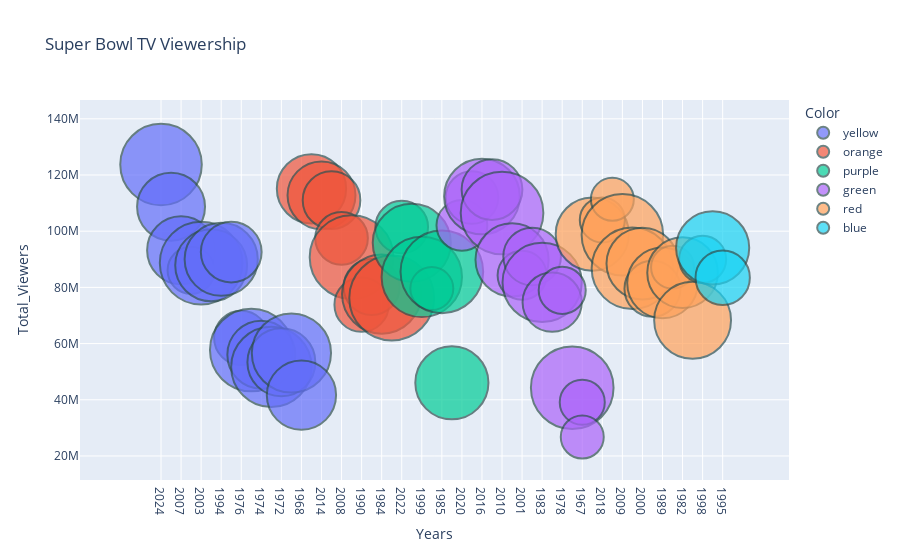

Notebook code cell kept with this figure:
### Code cell
import pandas as pd
import plotly.express as px
import numpy as np

# Sample DataFrame
bubble_chart_data = {
    'Total_Viewers': ['123,714,000', '115,096,000', '101,470,000', '95,877,000', '102,086,000', '98,950,000',
                      '104,016,000', '111,973,000', '112,336,000', '114,810,000', '112,752,000', '108,693,000',
                      '111,346,000', '111,041,000', '106,476,000', '98,732,000', '97,448,000', '93,184,000',
                      '90,745,000', '86,072,000', '89,795,000', '88,637,000', '86,801,000', '84,335,000',
                      '88,465,000', '83,720,000', '90,000,000', '87,870,000', '94,080,000', '83,420,000',
                      '90,000,000', '90,990,000', '79,590,000', '79,510,000', '73,852,000', '81,590,000',
                      '80,140,000', '87,190,000', '92,570,000', '85,530,000', '77,620,000', '81,770,000',
                      '85,240,000', '68,290,000', '76,240,000', '74,740,000', '78,940,000', '62,050,000',
                      '57,710,000', '56,050,000', '51,700,000', '53,320,000', '56,640,000', '46,040,000',
                      '44,270,000', '41,660,000', '39,120,000', '26,750,000', '24,430,000'],
    
    'Years': ['2024', '2023', '2022', '2021', '2020', '2019', 
             '2018', '2017', '2016', '2015', '2014', '2013', 
             '2012', '2011', '2010', '2009', '2008', '2007', 
             '2006', '2005', '2004', '2003', '2002', '2001', 
             '2000', '1999', '1998', '1997', '1996', '1995', 
             '1994', '1993', '1992', '1991', '1990', '1989', 
             '1988', '1987', '1986', '1985', '1984', '1983', 
             '1982', '1981', '1980', '1979', '1978', '1976', 
             '1975', '1974', '1973', '1972', '1971', '1970', 
             '1969', '1968', '1967', '1967']
}

# Ensure both lists have the same length
bubble_chart_data['Total_Viewers'] = bubble_chart_data['Total_Viewers'][:len(bubble_chart_data['Years'])]

# Create DataFrame
bubble_chart_df = pd.DataFrame(bubble_chart_data)

# Convert 'Total_Viewers' to numeric by removing commas
bubble_chart_df['Total_Viewers'] = pd.to_numeric(bubble_chart_df['Total_Viewers'].str.replace(',', ''), errors='coerce')

# Create size and color columns
bubble_chart_df['Size'] = np.random.randint(10, 40, size=len(bubble_chart_df))  # Random sizes between 10 and 40
bubble_chart_df['Color'] = np.random.choice(['red', 'blue', 'green', 'orange', 'purple', 'yellow'], size=len(bubble_chart_df))  # Random colors

# Create the bubble chart
fig = px.scatter(bubble_chart_df, x='Years', y='Total_Viewers', size='Size', color='Color', 
                 title='Super Bowl TV Viewership', hover_name='Years', 
                 size_max=60)  # Adjust size_max for maximum bubble size

# Customize appearance
fig.update_traces(marker=dict(line=dict(width=2, color='DarkSlateGrey')))

# Show the chart
fig.show()

### Figure 1 — Plotly figure (JSON) as saved in the notebook; plotly's stock layout.template omitted (floating-point values rounded to 4 significant figures)
{"data": [{"hovertemplate": "<b>%{hovertext}</b><br><br>Color=yellow<br>Years=%{x}<br>Total_Viewers=%{y}<br>Size=%{marker.size}<extra></extra>", "hovertext": ["2024", "2013", "2007", "2005", "2003", "1997", "1994", "1986", "1976", "1975", "1974", "1973", "1972", "1971", "1968"], "legendgroup": "yellow", "marker": {"color": "#636efa", "line": {"color": "DarkSlateGrey", "width": 2}, "size": [36, 25, 25, 12, 37, 28, 29, 20, 16, 37, 25, 35, 25, 34, 26], "sizemode": "area", "sizeref": 0.01083, "symbol": "circle"}, "mode": "markers", "name": "yellow", "orientation": "v", "showlegend": true, "type": "scatter", "x": ["2024", "2013", "2007", "2005", "2003", "1997", "1994", "1986", "1976", "1975", "1974", "1973", "1972", "1971", "1968"], "xaxis": "x", "y": [123714000, 108693000, 93184000, 86072000, 88637000, 87870000, 90000000, 92570000, 62050000, 57710000, 56050000, 51700000, 53320000, 56640000, 41660000], "yaxis": "y"}, {"hovertemplate": "<b>%{hovertext}</b><br><br>Color=orange<br>Years=%{x}<br>Total_Viewers=%{y}<br>Size=%{marker.size}<extra></extra>", "hovertext": ["2023", "2014", "2011", "2008", "2006", "1990", "1988", "1984", "1980"], "legendgroup": "orange", "marker": {"color": "#EF553B", "line": {"color": "DarkSlateGrey", "width": 2}, "size": [26, 25, 18, 15, 38, 16, 17, 34, 39], "sizemode": "area", "sizeref": 0.01083, "symbol": "circle"}, "mode": "markers", "name": "orange", "orientation": "v", "showlegend": true, "type": "scatter", "x": ["2023", "2014", "2011", "2008", "2006", "1990", "1988", "1984", "1980"], "xaxis": "x", "y": [115096000, 112752000, 111041000, 97448000, 90745000, 73852000, 80140000, 77620000, 76240000], "yaxis": "y"}, {"hovertemplate": "<b>%{hovertext}</b><br><br>Color=purple<br>Years=%{x}<br>Total_Viewers=%{y}<br>Size=%{marker.size}<extra></extra>", "hovertext": ["2022", "2021", "1999", "1992", "1985", "1970"], "legendgroup": "purple", "marker": {"color": "#00cc96", "line": {"color": "DarkSlateGrey", "width": 2}, "size": [15, 33, 35, 10, 37, 29], "sizemode": "area", "sizeref": 0.01083, "symbol": "circle"}, "mode": "markers", "name": "purple", "orientation": "v", "showlegend": true, "type": "scatter", "x": ["2022", "2021", "1999", "1992", "1985", "1970"], "xaxis": "x", "y": [101470000, 95877000, 83720000, 79590000, 85530000, 46040000], "yaxis": "y"}, {"hovertemplate": "<b>%{hovertext}</b><br><br>Color=green<br>Years=%{x}<br>Total_Viewers=%{y}<br>Size=%{marker.size}<extra></extra>", "hovertext": ["2020", "2017", "2016", "2015", "2010", "2004", "2001", "1993", "1983", "1979", "1978", "1969", "1967", "1967"], "legendgroup": "green", "marker": {"color": "#ab63fa", "line": {"color": "DarkSlateGrey", "width": 2}, "size": [14, 15, 31, 20, 37, 29, 13, 18, 34, 19, 12, 37, 11, 10], "sizemode": "area", "sizeref": 0.01083, "symbol": "circle"}, "mode": "markers", "name": "green", "orientation": "v", "showlegend": true, "type": "scatter", "x": ["2020", "2017", "2016", "2015", "2010", "2004", "2001", "1993", "1983", "1979", "1978", "1969", "1967", "1967"], "xaxis": "x", "y": [102086000, 111973000, 112336000, 114810000, 106476000, 89795000, 84335000, 90990000, 81770000, 74740000, 78940000, 44270000, 39120000, 26750000], "yaxis": "y"}, {"hovertemplate": "<b>%{hovertext}</b><br><br>Color=red<br>Years=%{x}<br>Total_Viewers=%{y}<br>Size=%{marker.size}<extra></extra>", "hovertext": ["2019", "2018", "2012", "2009", "2002", "2000", "1991", "1989", "1987", "1982", "1981"], "legendgroup": "red", "marker": {"color": "#FFA15A", "line": {"color": "DarkSlateGrey", "width": 2}, "size": [29, 11, 10, 36, 36, 28, 17, 27, 10, 27, 32], "sizemode": "area", "sizeref": 0.01083, "symbol": "circle"}, "mode": "markers", "name": "red", "orientation": "v", "showlegend": true, "type": "scatter", "x": ["2019", "2018", "2012", "2009", "2002", "2000", "1991", "1989", "1987", "1982", "1981"], "xaxis": "x", "y": [98950000, 104016000, 111346000, 98732000, 86801000, 88465000, 79510000, 81590000, 87190000, 85240000, 68290000], "yaxis": "y"}, {"hovertemplate": "<b>%{hovertext}</b><br><br>Color=blue<br>Years=%{x}<br>Total_Viewers=%{y}<br>Size=%{marker.size}<extra></extra>", "hovertext": ["1998", "1996", "1995"], "legendgroup": "blue", "marker": {"color": "#19d3f3", "line": {"color": "DarkSlateGrey", "width": 2}, "size": [12, 29, 16], "sizemode": "area", "sizeref": 0.01083, "symbol": "circle"}, "mode": "markers", "name": "blue", "orientation": "v", "showlegend": true, "type": "scatter", "x": ["1998", "1996", "1995"], "xaxis": "x", "y": [90000000, 94080000, 83420000], "yaxis": "y"}], "layout": {"autosize": true, "legend": {"itemsizing": "constant", "title": {"text": "Color"}, "tracegroupgap": 0}, "title": {"text": "Super Bowl TV Viewership"}, "xaxis": {"anchor": "y", "autorange": true, "domain": [0, 1], "range": [-7.78, 62.36], "title": {"text": "Years"}, "type": "category"}, "yaxis": {"anchor": "x", "autorange": true, "domain": [0, 1], "range": [-18180000.0, 185500000.0], "title": {"text": "Total_Viewers"}, "type": "linear"}}}
